Frame 1 (no input): blank canvas, image omitted
Frame 60 (the mouse pressed at the canvas centre just before this capture): blank canvas, image omitted
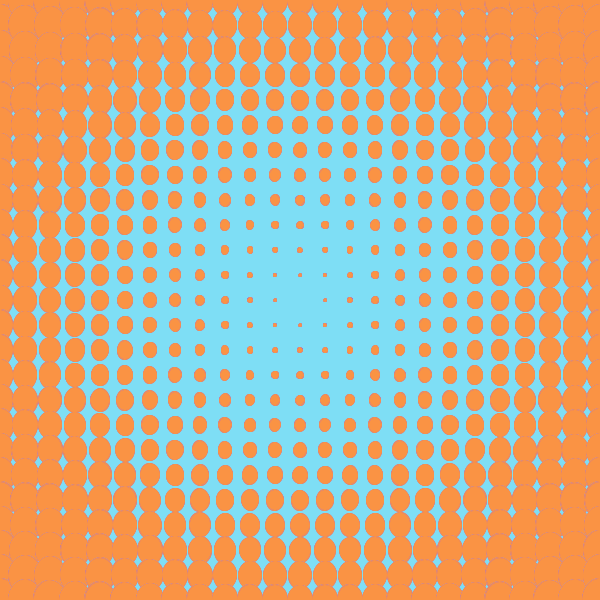
Frame 120 (the mouse held since frame 60 and released just before this capture)

The Processing sketch whose frames 1 and 60 were blank and that drew this single picture after the mouse press (run headless with seeded random() and noise(); from frame 60 on, the mouse is pressed at the canvas centre):

// Processing sketch: processing_4481
// ── processing_4481.pde

float margen, sp; 
 
void setup(){ 
  noCursor(); 
  margen = (float)mouseX; 
  sp = 25; 
  size(600,600); 
  smooth(); 
  background(126,222,245); 
} 
  
void draw(){ 
  background(126,222,245); 
   
  for(float x = margen; x <= width; x += sp ){ 
    for(float y = margen; y <= height; y += sp){ 
      float d; 
      d = sqrt(((float)mouseX - x)*((float)mouseX - x) + ((float)mouseY - y)*((float)mouseY - y)); 
     
      fill(#FF0000,(float)mouseX);
      stroke(#B100B4,(float)mouseY); 
      ellipse (x,y, d/12, d/12); 
 
    
      fill(#A4FAB7,(float)mouseY); 
      stroke(#A4FAB7,(float)mouseX); 
      ellipse (x,y, d/12, d/10); 
 

      fill(#9844FA,(float)mouseX); 
      stroke(#9844FA,(float)mouseY); 
      ellipse (x,y, d/12, d/10); 
   
      fill(#FA9344,(float)mouseY);
      stroke(#FA9344,(float)mouseX); 
      ellipse (x,y, d/12, d/10); 
 
    } 
  } 
} 
 
